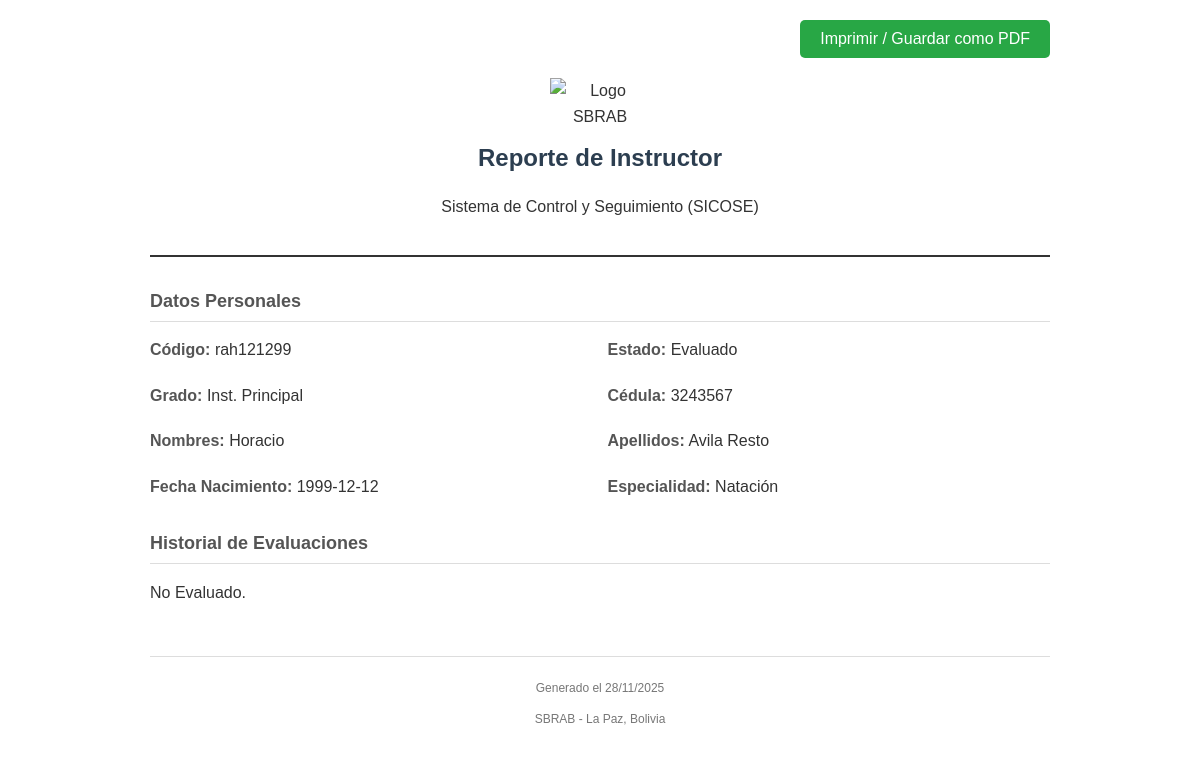
The app's page /generar_reporte.php?id=4, older data.
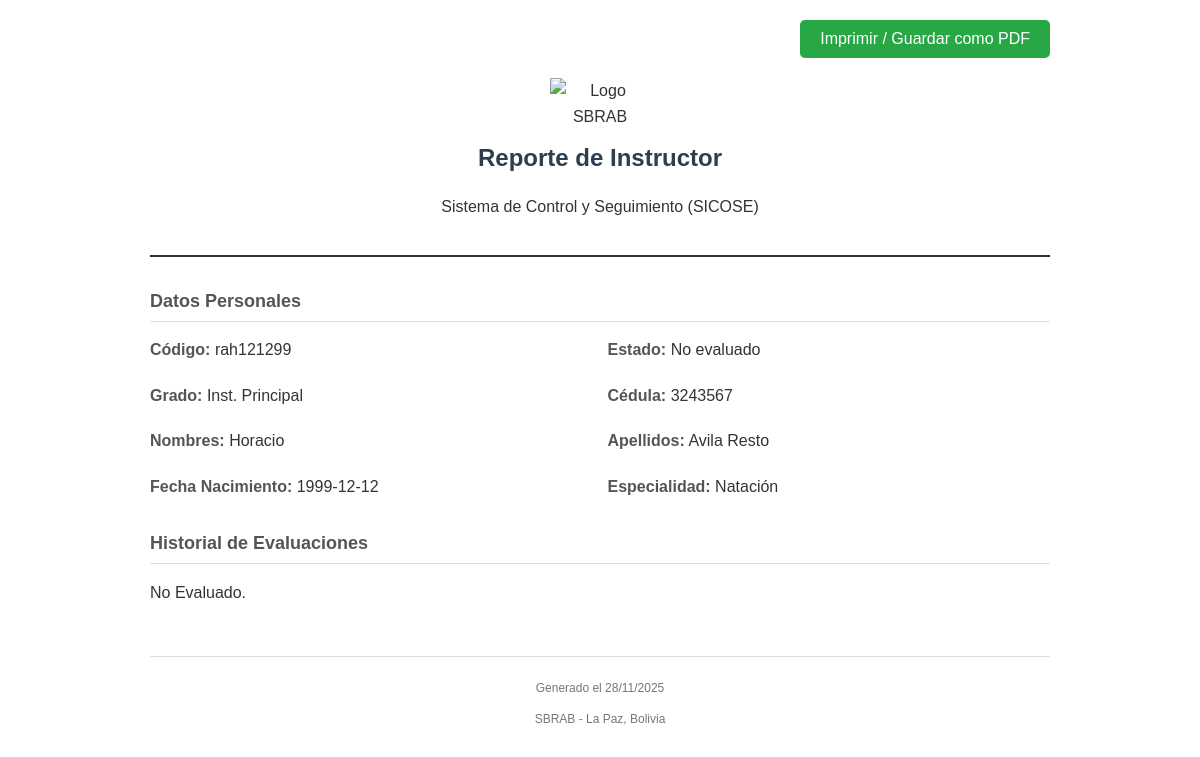
The same page, newer data.
### tables this page shows
CREATE TABLE instructores (
    id INTEGER PRIMARY KEY AUTOINCREMENT,
    codigo TEXT NOT NULL UNIQUE,
    grado TEXT NOT NULL,
    nombres TEXT NOT NULL,
    apellido_paterno TEXT NOT NULL,
    apellido_materno TEXT NOT NULL,
    cedula TEXT NOT NULL,
    fecha_nacimiento DATE NOT NULL,
    especialidad TEXT NOT NULL,
    estado TEXT NOT NULL
);

### generar_reporte.php (the view, shortened to what this page needs)
<?php
require_once 'data/db.php';
$id = intval($_GET['id']);
try {
    $stmt = $pdo->prepare("SELECT * FROM instructores WHERE id = ?");
    $stmt->execute([$id]);
    $instructor = $stmt->fetch(PDO::FETCH_ASSOC);
    $evaluaciones = [];
    try {
        $stmtEval = $pdo->prepare("SELECT * FROM evaluaciones WHERE instructor_id = ?");
        $stmtEval->execute([$id]);
        $evaluaciones = $stmtEval->fetchAll(PDO::FETCH_ASSOC);
    } catch (PDOException $e) {
        $errorEvaluaciones = $e->getMessage();
    }
} catch (PDOException $e) {
    die("Error al cargar datos: " . $e->getMessage());
}
?>
<!DOCTYPE html>
<html lang="es">
<head>
</head>
<body>
    <div class="no-print" style="text-align: right;">
        <button onclick="window.print()" class="btn-print">Imprimir / Guardar como PDF</button>
    </div>
    <div class="header">
        <img src="../images/sbrab_escudo.png" alt="Logo SBRAB" class="logo">
        <h1>Reporte de Instructor</h1>
        <p>Sistema de Control y Seguimiento (SICOSE)</p>
    </div>
    <div class="section">
        <h2>Datos Personales</h2>
        <div class="info-grid">
            <div class="info-item"><span class="label">Código:</span> <?= htmlspecialchars($instructor['codigo']) ?></div>
            <div class="info-item"><span class="label">Estado:</span> <?= ucfirst(htmlspecialchars($instructor['estado'])) ?></div>
            <div class="info-item"><span class="label">Grado:</span> <?= htmlspecialchars($instructor['grado']) ?></div>
            <div class="info-item"><span class="label">Cédula:</span> <?= htmlspecialchars($instructor['cedula']) ?></div>
            <div class="info-item"><span class="label">Nombres:</span> <?= htmlspecialchars($instructor['nombres']) ?></div>
            <div class="info-item"><span class="label">Apellidos:</span> <?= htmlspecialchars($instructor['apellido_paterno'] . ' ' . $instructor['apellido_materno']) ?></div>
            <div class="info-item"><span class="label">Fecha Nacimiento:</span> <?= htmlspecialchars($instructor['fecha_nacimiento']) ?></div>
            <div class="info-item"><span class="label">Especialidad:</span> <?= htmlspecialchars($instructor['especialidad']) ?></div>
        </div>
    </div>
    <div class="section">
        <h2>Historial de Evaluaciones</h2>
        <?php if (!empty($evaluaciones)): ?>
            <?php foreach ($evaluaciones as $eval): ?>
                <table>
                    <tr>
                        <th>Estabilidad Emocional</th>
                        <th>Manejo del Estrés</th>
                        <th>Resiliencia</th>
                        <th>Trabajo en Equipo</th>
                        <th>Vocación de Servicio</th>
                    </tr>
                    <tr>
                        <td><?= htmlspecialchars(getEstabilidadEmocionalDescription($eval['EE'] ?? null)) ?></td>
                        <td><?= htmlspecialchars(getManejoEstresDescription($eval['ME'] ?? null)) ?></td>
                        <td><?= htmlspecialchars(getResilienciaDescription($eval['RE'] ?? null)) ?></td>
                        <td><?= htmlspecialchars(getTrabajoEquipoDescription($eval['TE'] ?? null)) ?></td>
                        <td><?= htmlspecialchars($eval['VS'] ?? 'N/A') ?></td>
                    </tr>
                    <tr>
                        <th>Responsabilidad</th>
                        <th>Disciplina</th>
                        <th>Toma de decisiones</th>
                        <th>Empatía</th>
                        <th>Conclusión</th>
                    </tr>
                    <tr>
                        <td><?= htmlspecialchars(getResponsabilidadDescription($eval['RS'] ?? null)) ?></td>
                        <td><?= htmlspecialchars(getDisciplinaDescription($eval['DI'] ?? null)) ?></td>
                        <td><?= htmlspecialchars(getTomaDecisionesDescription($eval['TD'] ?? null)) ?></td>
                        <td><?= htmlspecialchars(getEmpatiaDescription($eval['EM'] ?? null)) ?></td>
                        <td><?= htmlspecialchars($eval['CON'] ?? 'N/A') ?></td>
                    </tr>
                    <tr>
                        <th colspan="5" style="text-align: left;">Recomendación:</th>
                    </tr>
                    <tr>
                        <td colspan="5" style="text-align: left;"><?= htmlspecialchars($eval['Reco'] ?? '') ?></td>
                    </tr>
                </table>
            <?php endforeach; ?>
        <?php else: ?>
            <p>No Evaluado.</p>
        <?php endif; ?>
    </div>
    <div class="footer">
        <p>Generado el <?= date('d/m/Y') ?></p>
        <p>SBRAB - La Paz, Bolivia</p>
    </div>
</body>
</html>

### generar_reporte.php (style rules this page uses)
body { font-family: Arial, sans-serif; line-height: 1.6; color: #333; max-width: 900px; margin: 0 auto; padding: 20px; }
.header { text-align: center; margin-bottom: 30px; border-bottom: 2px solid #333; padding-bottom: 20px; }
.logo { max-width: 100px; margin-bottom: 10px; }
h1 { margin: 0; font-size: 24px; color: #2c3e50; }
h2 { font-size: 18px; color: #555; border-bottom: 1px solid #ddd; padding-bottom: 5px; margin-top: 25px; }
.info-grid { display: grid; grid-template-columns: 1fr 1fr; gap: 15px; margin-bottom: 20px; }
.info-item { margin-bottom: 5px; }
.label { font-weight: bold; color: #555; }
.footer { margin-top: 50px; text-align: center; font-size: 12px; color: #777; border-top: 1px solid #ddd; padding-top: 10px; }
.btn-print { display: inline-block; background-color: #28a745; color: white; padding: 10px 20px; text-decoration: none; border-radius: 5px; margin-bottom: 20px; cursor: pointer; border: none; font-size: 16px; }

Row changes from the older to the newer data that the page shows:
changed instructores "rah121299": estado "Evaluado" → "No evaluado"
